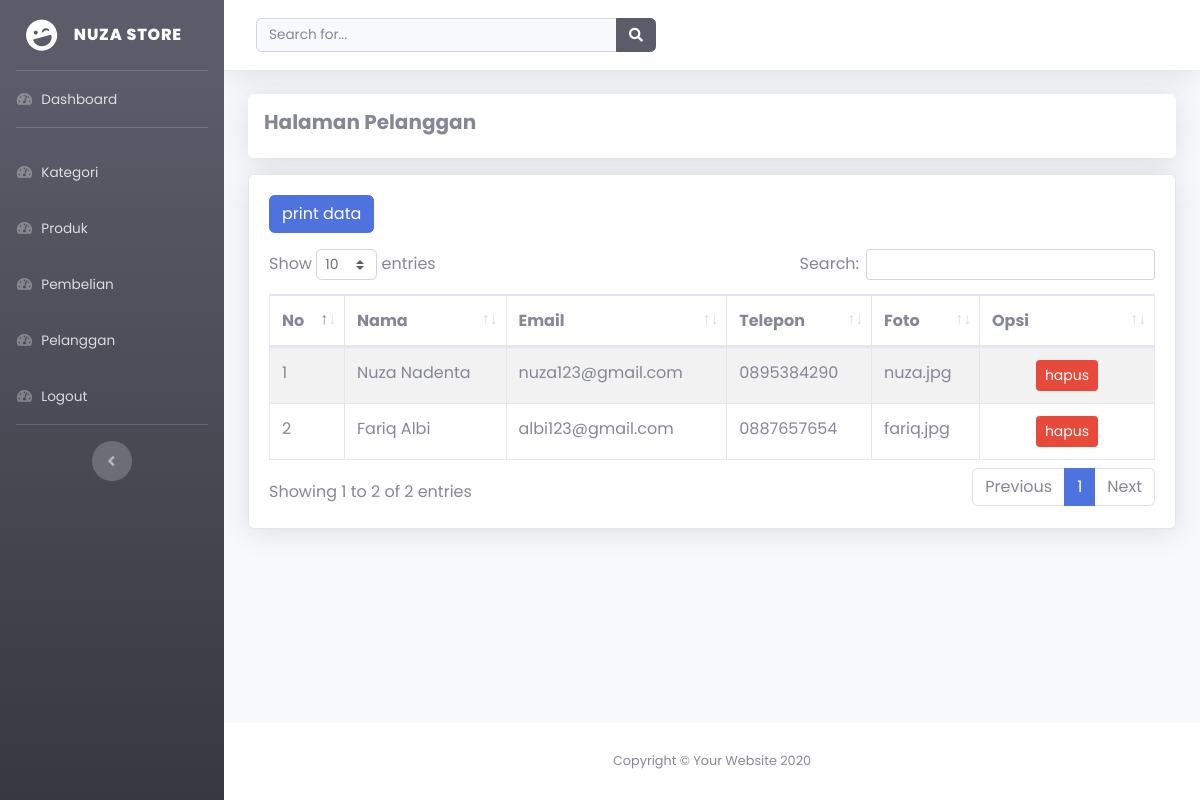
The page /admin/index.php?halaman=pelanggan (signed in) on the database its author committed.
### tables this page shows
CREATE TABLE `pelanggan` (
  `id_pelanggan` int(11) NOT NULL,
  `nama_pelanggan` varchar(50) NOT NULL,
  `email_pelanggan` varchar(50) NOT NULL,
  `telepon_pelanggan` varchar(20) NOT NULL,
  `foto_pelanggan` varchar(255) NOT NULL
);

### admin/pelanggan.php (the view)
<div class="shadow p-3 mb-3 bg-white rounded">
    <h5><b>Halaman Pelanggan</b></h5>
</div>
<?php
$pelanggan = array();
$ambil = $koneksi->query("SELECT * FROM pelanggan");
while($pecah = $ambil->fetch_assoc()) {
    $pelanggan[] = $pecah;
}
?>
<div class="card shadow bg-white">
    <div class="card-body">
        <a href="print_pelanggan.php" class="btn btn-primary mb-3">print data</a>
        <table class="table table-bordered table-hover table-striped" id="tables">
            <thead class="hapus">
                <tr>
                    <th>No</th>
                    <th>Nama</th>
                    <th>Email</th>
                    <th>Telepon</th>
                    <th>Foto</th>
                    <th>Opsi</th>
                </tr>
            </thead>
            <tbody>
                <?php foreach($pelanggan as $key => $value) : ?>
                <tr>
                    <td width='50'><?= $key+1; ?></td>
                    <td><?= $value['nama_pelanggan'] ?></td>
                    <td><?= $value['email_pelanggan'] ?></td>
                    <td><?= $value['telepon_pelanggan'] ?></td>
                    <td><?= $value['foto_pelanggan'] ?></td>
                    <td class="text-center" width='150'>
                        <a href="" class="hapus btn btn-sm btn-danger">hapus</a>
                    </td>
                </tr>
                <?php endforeach; ?>
            </tbody>
        </table>
    </div>
</div>

### admin/index.php (style rules this page uses)
html { scroll-behavior: smooth; }
* { margin: 0; padding: 0; box-sizing: border-box; list-style: none; text-decoration: none; font-family: 'Poppins', sans-serif; }

### rows shown on the page
pelanggan: nama_pelanggan "Nuza Nadenta", email_pelanggan "nuza123@gmail.com", telepon_pelanggan "0895384290", foto_pelanggan "nuza.jpg"
pelanggan: nama_pelanggan "Fariq Albi", email_pelanggan "albi123@gmail.com", telepon_pelanggan "0887657654", foto_pelanggan "fariq.jpg"
